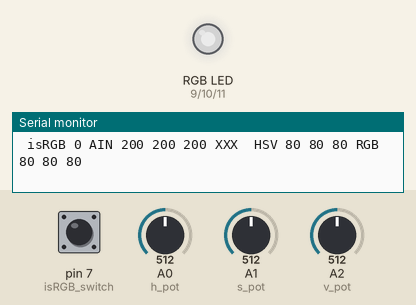
Recording of a sketch running on a simulated Arduino Uno, built with avr-gcc and run on an emulated ATmega328P. Parts: an RGB LED mixed from three pins (HIGH = lit), the last lines printed to the serial monitor. The test bench sets the inputs (shaded band); at power-on: A0 (h_pot) = 512, A1 (s_pot) = 512, A2 (v_pot) = 512, pin 7 (isRGB_switch) LOW. Dim RGB values are drawn brighter than linear.

Above: at 1.2 s.
1.3 s: A0 (h_pot) set to 306
At 2.4 s:
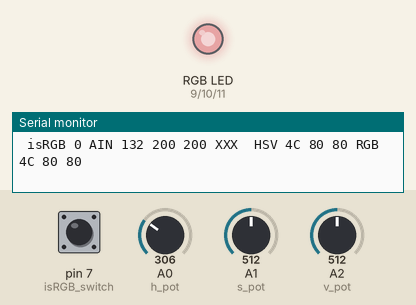
2.8 s: A1 (s_pot) set to 306
At 3.3 s:
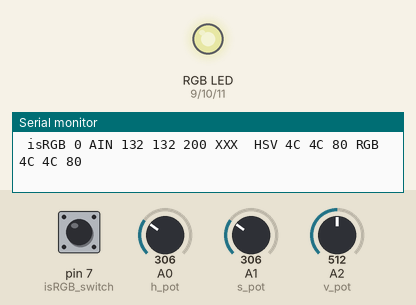
4.3 s: A2 (v_pot) set to 306
At 5.5 s:
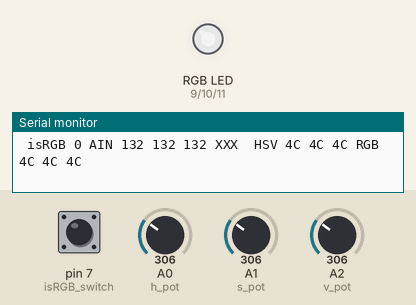
5.8 s: pin 7 (isRGB_switch) pulled HIGH for 0.15 s
At 6.9 s:
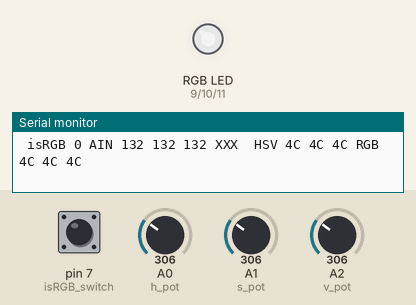
7.4 s: A0 (h_pot) set to 122
At 7.8 s:
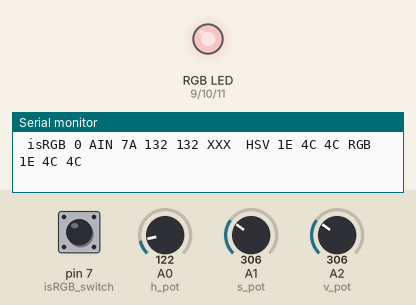
8.9 s: A1 (s_pot) set to 122
At 9.9 s:
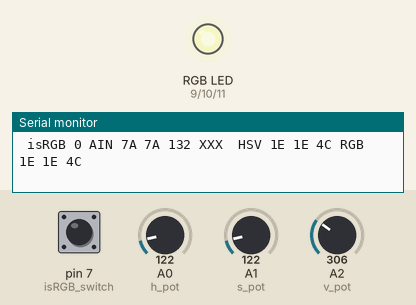
Timing chart, 0 to 11.4 s (numbered marks = the images above; inputs shaded):
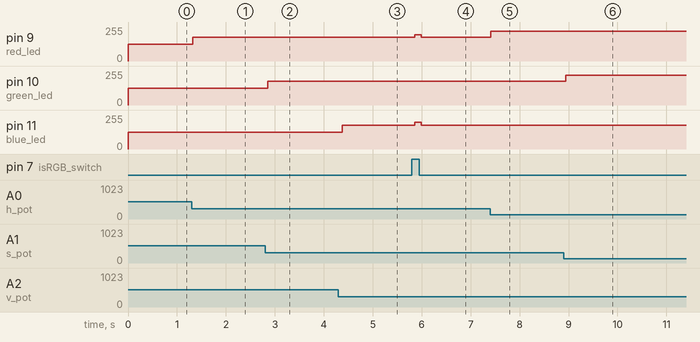

Measured:
- after the input at 1.3 s, pin 9 (red_led): 127/255 → 179/255 at once
- after the input at 2.8 s, pin 10 (green_led): 127/255 → 179/255 after 0.05 s
- after the input at 4.3 s, pin 11 (blue_led): 127/255 → 179/255 after 0.08 s
- after the input at 5.8 s, pin 9 (red_led): 179/255 → 197/255 after 0.05 s, → 179/255 0.13 s later; pin 11 (blue_led): 179/255 → 202/255 after 0.05 s, → 179/255 0.13 s later
- after the input at 7.4 s, pin 9 (red_led): 179/255 → 225/255 at once
- after the input at 8.9 s, pin 10 (green_led): 179/255 → 225/255 at once

The sketch:

HsvAndRgb.ino
```cpp
int red_led = 9;
int green_led = 10;
int blue_led = 11;

int isRGB_switch = 7;

int delay_time = 1;
int step = 5;

int h_pot = A0;
int s_pot = A1;
int v_pot = A2;

int deadZone = 0;
int debug = 1;

struct ColorRgb {
  uint8_t red;
  uint8_t green;
  uint8_t blue;
};

double potMax = 0x3fa;
int downsample = 0;
int downsampleRGB = 2;

#define abs(x) ((x)>0?(x):-(x))

ColorRgb fromHsv(int h, int s, int v){

  if (h > potMax) h = potMax;
  if (s > potMax) s = potMax;
  if (v > potMax) v = potMax;

  double hDegree = (h / potMax) * 359.99;
  double sPercent = s / potMax;
  double vPercent = v / potMax;

  double c = vPercent * sPercent;
  double hPrime = hDegree / 60.0;

  double hMod = hPrime;
  while(hMod > 2.0) hMod /= 2.0;

  double x = c * (1 - abs(hMod - 1.0));
  double m = vPercent - c;

  ColorRgb result;

  if (debug){
    Serial.print(" hDegree=");
    Serial.print(hDegree);
    Serial.print("  sPercent=");
    Serial.print(sPercent);
    Serial.print("  vPercent=");
    Serial.print(vPercent);

    Serial.print(" c=");
    Serial.print(c);
    Serial.print(" hPrime=");
    Serial.print(hPrime);
    Serial.print(" hMod=");
    Serial.print(hMod);
    Serial.print(" x=");
    Serial.print(x);
    Serial.print(" m=");
    Serial.print(m);
  }

  double cm = c+m;
  double xm = x+m;

       if (0.0 <= hPrime && hPrime < 1.0) result = {(byte)(cm *255),(byte)(xm *255),(byte)(m *255)};
  else if (1.0 <= hPrime && hPrime < 2.0) result = {(byte)(xm *255),(byte)(cm *255),(byte)(m *255)};

  else if (2.0 <= hPrime && hPrime < 3.0) result = {(byte)(m *255),(byte)(cm *255),(byte)(xm *255)};
  else if (3.0 <= hPrime && hPrime < 4.0) result = {(byte)(m *255),(byte)(xm *255),(byte)(cm *255)};

  else if (4.0 <= hPrime && hPrime < 5.0) result = {(byte)(xm *255),(byte)(m *255),(byte)(cm *255)};
  else if (5.0 <= hPrime && hPrime < 6.0) result = {(byte)(cm *255),(byte)(m *255),(byte)(xm *255)};

  else result = {m,m,m};

  return result;
}

// the setup function runs once when you press reset or power the board
void setup() {
  // initialize digital pin LED_BUILTIN as an output.

  pinMode(red_led, OUTPUT);
  pinMode(green_led, OUTPUT);
  pinMode(blue_led, OUTPUT);

  pinMode(isRGB_switch, INPUT);

  if (debug){
    Serial.begin(9600);
  }
}


// the loop function runs over and over again forever
void loop() {

  int isRGB = digitalRead(isRGB_switch);

  int h = analogRead(h_pot);
  int s = analogRead(s_pot);
  int v = analogRead(v_pot);

  if (debug){
    Serial.print(" isRGB ");
    Serial.print(isRGB, HEX);

    Serial.print(" AIN ");
    Serial.print(h, HEX);
    Serial.print(" ");
    Serial.print(s, HEX);
    Serial.print(" ");
    Serial.print(v, HEX);
  }


  if (isRGB){
    if (deadZone == 0) {
      h = h >> downsample;
      s = s >> downsample;
      v = v >> downsample;
    }
    else {
      if (h < deadZone) h = 0;
      if (s < deadZone) s = 0;
      if (v < deadZone) v = 0;
    }
  } else {
    Serial.print(" XXX ");
    h = h >> downsampleRGB;
    s = s >> downsampleRGB;
    v = v >> downsampleRGB;
  }

  ColorRgb rgb;

  if (!isRGB)
    rgb = {h,s,v};
  else
    rgb = fromHsv(h,s,v);

  analogWrite(red_led,255 - rgb.red);
  analogWrite(green_led, 255 - rgb.green);
  analogWrite(blue_led,255 -  rgb.blue);

  if (debug){
    Serial.print(" HSV ");
    Serial.print(h, HEX);
    Serial.print(" ");
    Serial.print(s, HEX);
    Serial.print(" ");
    Serial.print(v, HEX);

    Serial.print(" RGB ");
    Serial.print(rgb.red, HEX);
    Serial.print(" ");
    Serial.print(rgb.green, HEX);
    Serial.print(" ");
    Serial.print(rgb.blue, HEX);
    Serial.println("");

    delay(100);
    }

}
```
